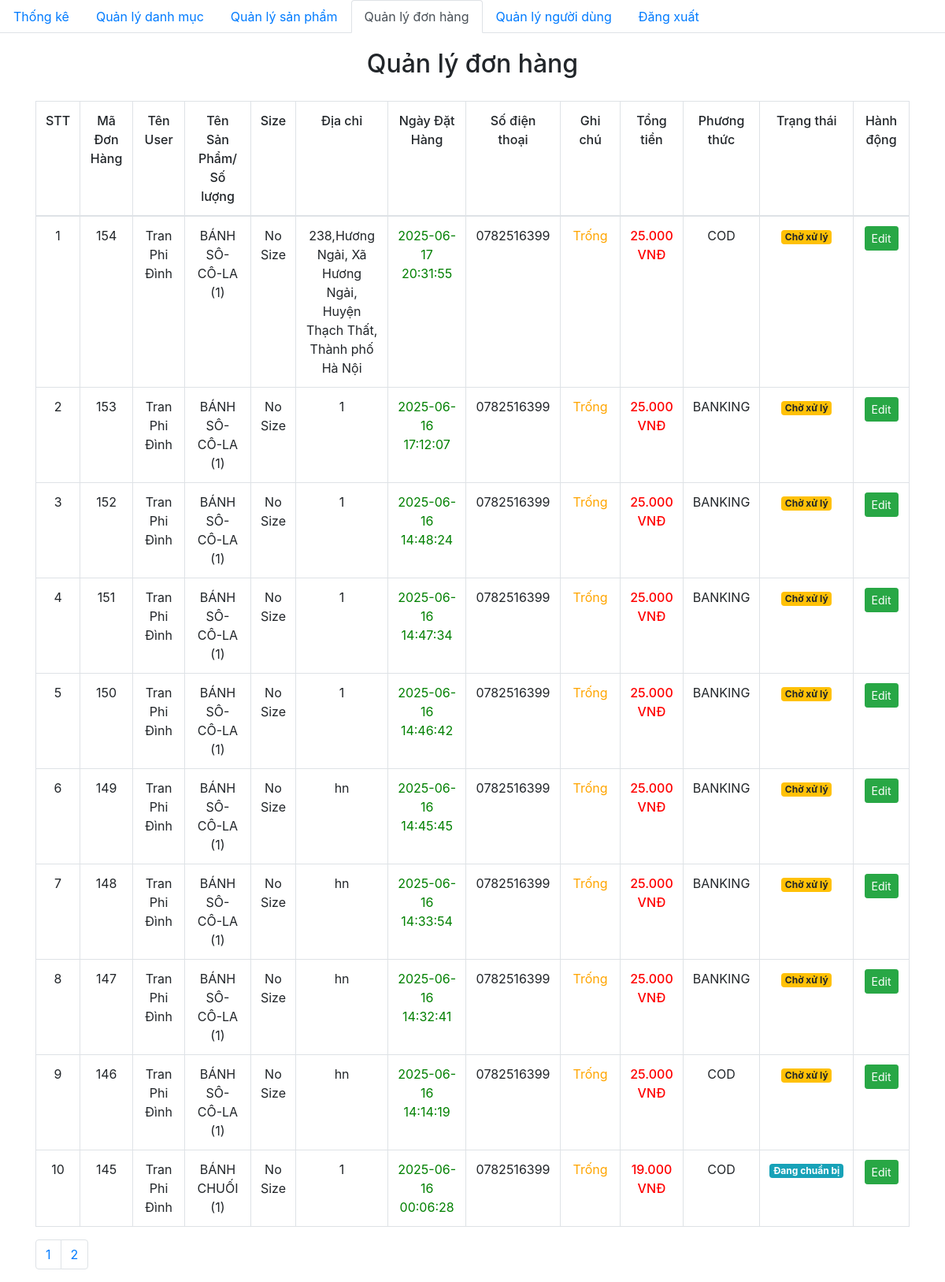
Screenshot of /admin/dashboard.php with the database file from the repository.
### tables this page shows
CREATE TABLE `orders` (
  `id` int(11) NOT NULL,
  `fullname` varchar(100) NOT NULL,
  `phone_number` varchar(20) NOT NULL,
  `email` varchar(150) NOT NULL,
  `address` varchar(200) NOT NULL,
  `note` varchar(255) DEFAULT NULL,
  `order_date` datetime DEFAULT current_timestamp(),
  `id_user` int(11) DEFAULT NULL,
  `payment_method` varchar(50) NOT NULL,
  `payment_status` varchar(50) DEFAULT 'pending'
);

### database/dbhelper.php (called while the page is built, shortened)
<?php
function getDbConnection() {
    $con = mysqli_connect(HOST, USERNAME, PASSWORD, DATABASE);
    return $con;
}
function executeResult($sql, $params = []) {
    $con = getDbConnection();
    $data = [];
    if (!empty($params)) {
        $stmt = mysqli_prepare($con, $sql);
        if (!$stmt) {
            handleSqlError($con, $sql, 'executeResult - prepare');
            mysqli_close($con);
            return $data;
        }
        $types = str_repeat('s', count($params));
        mysqli_stmt_bind_param($stmt, $types, ...$params);
        if (!mysqli_stmt_execute($stmt)) {
            handleSqlError($con, $sql, 'executeResult - execute');
            mysqli_stmt_close($stmt);
            mysqli_close($con);
            return $data;
        }
        if (function_exists('mysqli_stmt_get_result')) {
            $result = mysqli_stmt_get_result($stmt);
            if (!$result) {
                handleSqlError($con, $sql, 'executeResult - get_result');
                mysqli_stmt_close($stmt);
                mysqli_close($con);
                return $data;
            }
            while ($row = mysqli_fetch_assoc($result)) {
                $data[] = $row;
                if (count($data) >= 1000) {
                    break;
                }
            }
            mysqli_free_result($result);
        } else {
            if (!mysqli_stmt_store_result($stmt)) {
                handleSqlError($con, $sql, 'executeResult - store_result');
                mysqli_stmt_close($stmt);
                mysqli_close($con);
                return $data;
            }
            $meta = mysqli_stmt_result_metadata($stmt);
            if (!$meta) {
                mysqli_stmt_close($stmt);
                mysqli_close($con);
                return $data;
            }
            $fields = [];
            $row = [];
            while ($field = mysqli_fetch_field($meta)) {
                $fields[] = &$row[$field->name];
            }
            mysqli_free_result($meta);
            if (!empty($fields)) {
                call_user_func_array(array($stmt, 'bind_result'), $fields);
            }
            while (mysqli_stmt_fetch($stmt)) {
                $result_row = [];
                foreach ($row as $key => $value) {
                    $result_row[$key] = $value;
                }
                $data[] = $result_row;
                if (count($data) >= 1000) {
                    break;
                }
            }
        }
        mysqli_stmt_close($stmt);
    } else {
        $result = mysqli_query($con, $sql);
        while ($row = mysqli_fetch_array($result, MYSQLI_ASSOC)) {
            $data[] = $row;
        }
    }
    return $data;
}

### admin/dashboard.php (the view, shortened to what this page needs)
<?php
require_once('../database/dbhelper.php');
?>
<!DOCTYPE html>
<html>
<head>
    <link rel="stylesheet" href="https://maxcdn.bootstrapcdn.com/bootstrap/4.4.1/css/bootstrap.min.css">
    <link href="https://cdn.jsdelivr.net/npm/summernote@0.8.18/dist/summernote.min.css" rel="stylesheet">
</head>
<body>
    <ul class="nav nav-tabs">
        <li class="nav-item">
            <a class="nav-link" href="index.php">Thống kê</a>
        </li>
        <li class="nav-item">
            <a class="nav-link" href="category/">Quản lý danh mục</a>
        </li>
        <li class="nav-item">
            <a class="nav-link" href="product/">Quản lý sản phẩm</a>
        </li>
        <li class="nav-item ">
            <a class="nav-link active" href="dashboard.php">Quản lý đơn hàng</a>
        </li>
        <li class="nav-item ">
            <a class="nav-link " href="user/">Quản lý người dùng</a>
        </li>
        <li class="nav-item ">
            <a class="nav-link " href="logout.php">Đăng xuất</a>
        </li>
    </ul>
    <div class="container">
        <div class="panel panel-primary">
            <div class="panel-heading">
                <h2 class="text-center" style="padding:20px 0px">Quản lý đơn hàng</h2>
            </div>
            <div class="panel-body">
                <form action="" method="POST">
                    <table class="table table-bordered table-hover">
                        <thead>
                            <tr style="font-weight: 500;text-align: center;">
                                <td width="50px">STT</td>
                                <td width="80px">Mã Đơn Hàng</td>
                                <td width="120px">Tên User</td>
                                <td width="150px">Tên Sản Phẩm/<br>Số lượng</td>
                                <td width="50px">Size</td>
                                <td width="200px">Địa chỉ</td>
                                <td width="150px">Ngày Đặt <br> Hàng</td>
                                <td width="130px">Số điện thoại </td>
                                <td width="150px">Ghi chú</td>
                                <td>Tổng tiền</td>
                                <td>Phương thức</td>
                                <td width="120px">Trạng thái</td>
                                <td width="100px">Hành động</td>
                            </tr>
                        </thead>
                        <tbody>
                            <?php
                            try {
                                if (isset($_GET['page'])) {
                                    $page = $_GET['page'];
                                } else {
                                    $page = 1;
                                }
                                $limit = 10;
                                $start = ($page - 1) * $limit;
                                $sql = "SELECT
           o.id AS order_id,
           o.fullname,
           o.address,
           o.phone_number,
           o.payment_method,
           o.order_date,
           o.note,
           SUM(od.num * od.price) AS total_price,
           GROUP_CONCAT(CONCAT(p.title, ' (', od.num, ')') SEPARATOR ', ') AS product_list,
           GROUP_CONCAT(od.size SEPARATOR ', ') AS sizes,
           o.payment_status,
           MAX(od.status) AS status  -- LẤY TRẠNG THÁI TỪ BẢNG order_details
        FROM orders o
        JOIN order_details od ON o.id = od.order_id
        JOIN product p ON p.id = od.product_id
        GROUP BY o.id
        ORDER BY o.order_date DESC
        LIMIT $start, $limit";
                                $order_details_List = executeResult($sql);
                                $count = 0;
                                foreach ($order_details_List as $item) {
                                    $statusClass = '';
                                    $statusText = '';
                                    $currentStatus = (!empty($item['status']) && $item['status'] !== null) ? $item['status'] : 'Chờ xử lý';
                                    switch ($currentStatus) {
                                        case 'Chờ xử lý':
                                        case 'pending':
                                            $statusClass = 'badge badge-warning';
                                            $statusText = 'Chờ xử lý';
                                            break;
                                        case 'Đang chuẩn bị':
                                        case 'processing':
                                            $statusClass = 'badge badge-info';
                                            $statusText = 'Đang chuẩn bị';
                                            break;
                                    }
                                    echo '
                                        <tr style="text-align: center;">
                                          <td>' . (++$count) . '</td>
                                          <td>' . $item['order_id'] . '</td>
                                          <td>' . $item['fullname'] . '</td>
                                          <td>' . $item['product_list'] . '</td>
                                          <td>' . $item['sizes'] . '</td>
                                          <td>' . $item['address'] . '</td>
                                          <td style="color:green;">' . $item['order_date'] . '</td>
                                          <td>' . $item['phone_number'] . '</td>
                                          <td>' .
                                        (!empty($item['note'])
                                            ? '<span style="color: black;">' . htmlspecialchars($item['note']) . '</span>'
                                            : '<span style="color: orange;">Trống</span>'
                                        ) .
                                        '</td>
                                          <td class="b-500 red">' . number_format($item['total_price'], 0, ',', '.') . '<span> VNĐ</span></td>
                                          <td>' . $item['payment_method'] . '</td>
                                          <td><span class="' . $statusClass . '">' . $statusText . '</span></td>
                                          <td> <a href="edit.php?order_id=' . $item['order_id'] . '" class="btn btn-success btn-sm">Edit</a> </td>
                                        </tr>
                                        ';
                                }
                            } catch (Exception $e) {
                                die("Lỗi thực thi sql: " . $e->getMessage());
                            }
                            ?>
                        </tbody>
                    </table>
                </form>
            </div>
            <ul class="pagination">
                <?php
                $sql = "SELECT * from orders, order_details, product
                        where order_details.order_id=orders.id and product.id=order_details.product_id";
                $conn = mysqli_connect(HOST, USERNAME, PASSWORD, DATABASE);
                $result = mysqli_query($conn, $sql);
                $current_page = 0;
                if (mysqli_num_rows($result)) {
                    $numrow = mysqli_num_rows($result);
                    $current_page = ceil($numrow / 10);
                }
                for ($i = 1; $i <= $current_page; $i++) {
                    echo '<li class="page-item"><a class="page-link" href="?page=' . $i . '">' . $i . '</a></li>';
                }
                ?>
            </ul>
        </div>
    </div>
</body>
</html>

### admin/dashboard.php (style rules this page uses)
.b-500 { font-weight: 500; }
.red { color: red; }

### rows the page displays
orders: id "154", fullname "Tran Phi Đình", product_list "BÁNH SÔ-CÔ-LA (1)", sizes "No Size", address "238,Hương Ngải, Xã Hương Ngải, Huyện Thạch Thất, Thành phố Hà Nội", order_date "2025-06-17 20:31:55", phone_number "0782516399", note "Trống", total_price "25.000", payment_method "COD", statusText "Chờ xử lý"
orders: id "153", fullname "Tran Phi Đình", product_list "BÁNH SÔ-CÔ-LA (1)", sizes "No Size", address "1", order_date "2025-06-16 17:12:07", phone_number "0782516399", note "Trống", total_price "25.000", payment_method "BANKING", statusText "Chờ xử lý"
orders: id "152", fullname "Tran Phi Đình", product_list "BÁNH SÔ-CÔ-LA (1)", sizes "No Size", address "1", order_date "2025-06-16 14:48:24", phone_number "0782516399", note "Trống", total_price "25.000", payment_method "BANKING", statusText "Chờ xử lý"
orders: id "151", fullname "Tran Phi Đình", product_list "BÁNH SÔ-CÔ-LA (1)", sizes "No Size", address "1", order_date "2025-06-16 14:47:34", phone_number "0782516399", note "Trống", total_price "25.000", payment_method "BANKING", statusText "Chờ xử lý"
orders: id "150", fullname "Tran Phi Đình", product_list "BÁNH SÔ-CÔ-LA (1)", sizes "No Size", address "1", order_date "2025-06-16 14:46:42", phone_number "0782516399", note "Trống", total_price "25.000", payment_method "BANKING", statusText "Chờ xử lý"
orders: id "149", fullname "Tran Phi Đình", product_list "BÁNH SÔ-CÔ-LA (1)", sizes "No Size", address "hn", order_date "2025-06-16 14:45:45", phone_number "0782516399", note "Trống", total_price "25.000", payment_method "BANKING", statusText "Chờ xử lý"
orders: id "148", fullname "Tran Phi Đình", product_list "BÁNH SÔ-CÔ-LA (1)", sizes "No Size", address "hn", order_date "2025-06-16 14:33:54", phone_number "0782516399", note "Trống", total_price "25.000", payment_method "BANKING", statusText "Chờ xử lý"
orders: id "147", fullname "Tran Phi Đình", product_list "BÁNH SÔ-CÔ-LA (1)", sizes "No Size", address "hn", order_date "2025-06-16 14:32:41", phone_number "0782516399", note "Trống", total_price "25.000", payment_method "BANKING", statusText "Chờ xử lý"
orders: id "146", fullname "Tran Phi Đình", product_list "BÁNH SÔ-CÔ-LA (1)", sizes "No Size", address "hn", order_date "2025-06-16 14:14:19", phone_number "0782516399", note "Trống", total_price "25.000", payment_method "COD", statusText "Chờ xử lý"
orders: id "145", fullname "Tran Phi Đình", product_list "BÁNH CHUỐI (1)", sizes "No Size", address "1", order_date "2025-06-16 00:06:28", phone_number "0782516399", note "Trống", total_price "19.000", payment_method "COD", statusText "Đang chuẩn bị"
